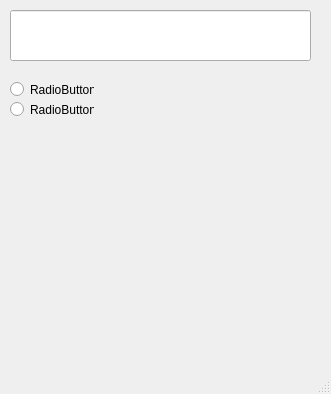
<?xml version="1.0" encoding="UTF-8"?>
<ui version="4.0">
 <class>Calculator</class>
 <widget class="QMainWindow" name="Calculator">
  <property name="geometry">
   <rect>
    <x>0</x>
    <y>0</y>
    <width>331</width>
    <height>394</height>
   </rect>
  </property>
  <property name="windowTitle">
   <string>Calculator</string>
  </property>
  <widget class="QWidget" name="centralWidget">
   <widget class="QRadioButton" name="radioButton">
    <property name="geometry">
     <rect>
      <x>10</x>
      <y>80</y>
      <width>84</width>
      <height>19</height>
     </rect>
    </property>
    <property name="text">
     <string>RadioButton</string>
    </property>
   </widget>
   <widget class="QRadioButton" name="radioButton_2">
    <property name="geometry">
     <rect>
      <x>10</x>
      <y>100</y>
      <width>84</width>
      <height>19</height>
     </rect>
    </property>
    <property name="text">
     <string>RadioButton</string>
    </property>
   </widget>
   <widget class="QLineEdit" name="lineEdit">
    <property name="geometry">
     <rect>
      <x>10</x>
      <y>10</y>
      <width>301</width>
      <height>51</height>
     </rect>
    </property>
    <property name="font">
     <font>
      <family>Times New Roman</family>
      <pointsize>22</pointsize>
      <weight>75</weight>
      <bold>true</bold>
     </font>
    </property>
   </widget>
  </widget>
  <widget class="QStatusBar" name="statusBar"/>
 </widget>
 <layoutdefault spacing="6" margin="11"/>
 <resources/>
 <connections/>
</ui>
